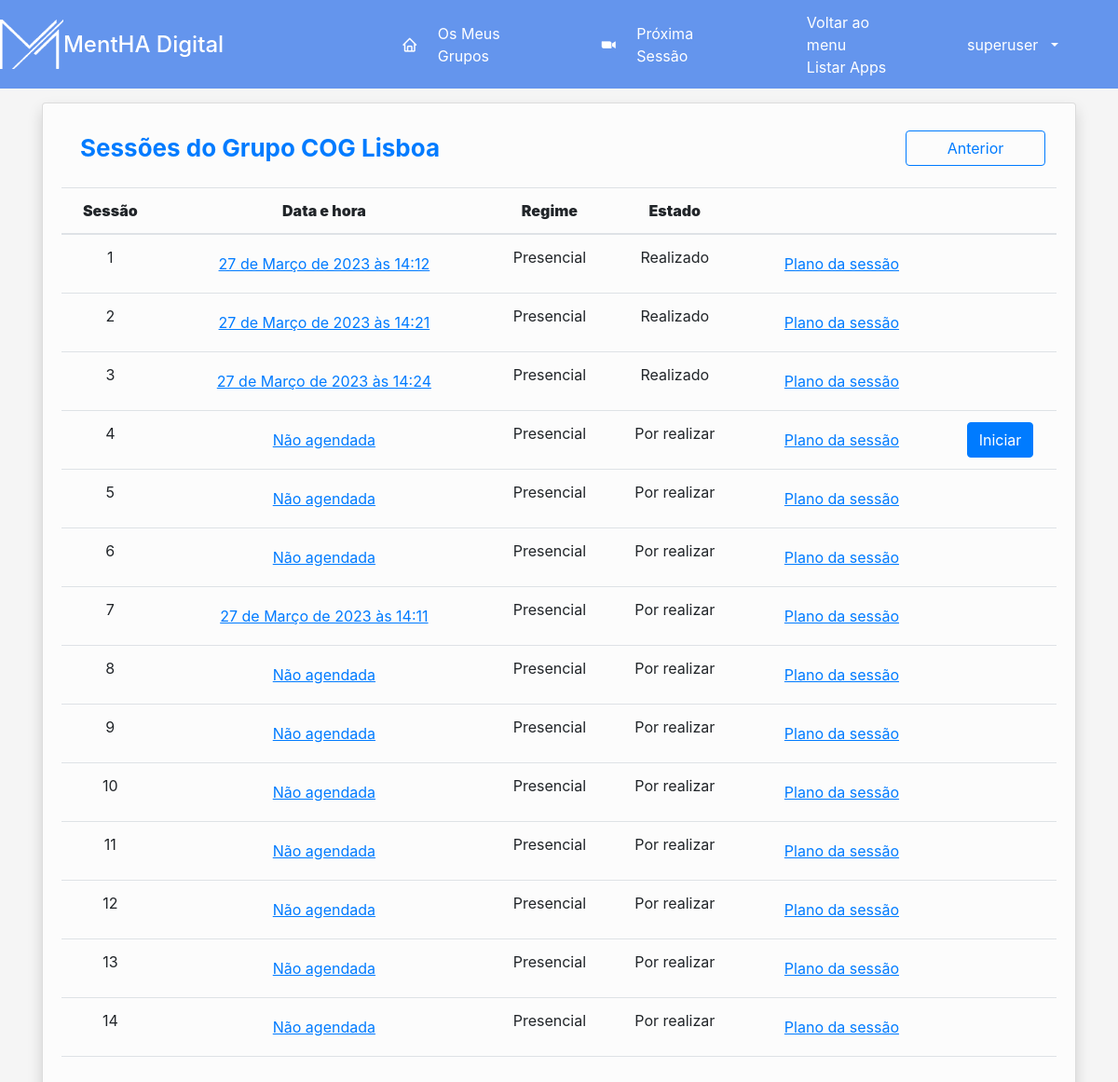
Screenshot of /diario/group_sessions/64 (signed in) with the database file from the repository.
### diario/models.py (models this page shows, shortened)
class Grupo(models.Model):
    opEscolaridade = (
        ("0-4", "0-4"),
        ("5-9", "5-9"),
        ("10-12", "10-12"),
        ("12+", "12+")
    )
    opPrograma = (
        ("CARE", "CARE"),
        ("COG", "COG"),
    )
    nome = models.CharField(max_length=20)
    diagnostico = models.ForeignKey(Doenca, on_delete=models.CASCADE, null=True, blank=True)
    localizacao = models.CharField(max_length=20, default="", null=True, blank=True)
    escolaridade = models.CharField(max_length=20, choices=opEscolaridade, default="", blank=True, null=True)
    referenciacao = models.ForeignKey(Reference, on_delete=models.CASCADE, null=True, blank=True)
    nivelGDS = models.IntegerField(default=0)
    programa = models.CharField(max_length=20, choices=opPrograma, default="CARE", blank=True, null=True)
    def __str__(self):
        return f'{self.nome}'

class SessaoDoGrupo(models.Model):
    PRESENT = 'P'
    ONLINE = 'O'
    MISTO = 'M'
    REGIME = [
        (PRESENT, "Presencial"),
        (ONLINE, "Online"),
        (MISTO, "Misto")
    ]
    PORREALIZAR = 'PR'
    REALIZADO = 'R'
    ESTADO = [
        (PORREALIZAR, "Por realizar"),
        (REALIZADO, "Realizado"),
    ]
    grupo = models.ForeignKey(Grupo, on_delete=models.CASCADE, blank=True)
    regime = models.CharField(max_length=20, choices=REGIME, null=True, blank=True, default=PRESENT)
    estado = models.CharField(max_length=20, choices=ESTADO, null=True, blank=True, default=PORREALIZAR)
    data = models.DateTimeField(null=True)
    inicio = models.DateTimeField(null=True, blank=True)
    fim = models.DateTimeField(null=True, blank=True)
    concluido = models.BooleanField(default=False)
    sessao = models.ForeignKey(Sessao, on_delete=models.CASCADE, blank=True, null=True, related_name='sessoes')
    parte_ativa = models.ForeignKey(Parte_Exercicio, models.CASCADE, blank=True, null=True, related_name='sessoes')

class Sessao(models.Model):
    PRESENT = 'P'
    ONLINE = 'O'
    MISTO = 'M'
    REGIME = [
        (PRESENT, "Presencial"),
        (ONLINE, "Online"),
        (MISTO, "Misto")
    ]
    PORREALIZAR = 'PR'
    REALIZADO = 'R'
    ESTADO = [
        (PORREALIZAR, "Por realizar"),
        (REALIZADO, "Realizado"),
    ]
    opPrograma = (
        ("CARE", "CARE"),
        ("COG", "COG"),
    )
    nome = models.CharField(max_length=100, blank = True)
    numeroSessao = models.IntegerField(null=True, blank=True)
    tema = models.TextField(max_length=1000, null=True, blank=True)
    dinamizadores = models.CharField(max_length=1000, null=True, blank=True)
    componentes = models.CharField(max_length=1000, null=True, blank=True)
    instrumentoAvaliacao = models.TextField(max_length=1000, null=True, blank=True)
    programa = models.CharField(max_length=20, choices=opPrograma, default="CARE", blank=True, null=True)

### diario/decorators.py (the view)
        def wrapper(request, *args, **kwargs):
            if request.user.groups.filter(name__in=groups).exists() or 'Todos' in groups:
                return function(request, *args, **kwargs)
            else:
                raise Http404

### diario/views.py (called while the page is built)
@login_required(login_url='diario:login')
@check_user_able_to_see_page('Todos')
def group_sessions(request, grupo_id):
    sessoes_do_grupo = SessaoDoGrupo.objects.filter(grupo=grupo_id)
    sessoes = Sessao.objects.all()
    grupo = Grupo.objects.get(id=grupo_id)
    for sessao in sessoes_do_grupo:
        if sessao.estado == 'PR':
            proxima_sessao = sessao.id
            break
    else:
        proxima_sessao = -1
    contexto = {
        'sessoes_do_grupo': sessoes_do_grupo,
        'grupo': grupo,
        'proxima_sessao': proxima_sessao
    }
    return render(request, "diario/group_sessions.html", contexto)

### diario/templates/diario/group_sessions.html (shortened to what this page needs)
{% extends 'diario/base.html' %}
{% load static %}
{% block main %}
<div class="container-fluid" style="margin-top:15px">
    <div class="container ">
        <div class="card shadow">
            <div class="card-body">
            <div class="titulo">
        <div class="card-body" style="padding: 8px">
            <p class="text-primary m-0 fw-bold"
                style="margin: 5px; font-size: 26px">Sessões do
                Grupo {{ grupo }}</p>
        </div>
        <form action="{% url 'diario:grupo_details' grupo.id %}">
            <button type="submit" class="btn btn-outline-primary" style="width: 150px">
                Anterior
            </button>
        </form>
    </div>
            <div class="table-responsive" style="margin-top:15px">
                <table class="table table-hover">
                    <thead>
                    <tr>
                        <th style="text-align: center;"><strong>Sessão</strong></th>
                        <th style="text-align: center;"><strong>Data e hora</strong></th>
                        <th style="text-align: center;"><strong>Regime</strong></th>
                        <th style="text-align: center;"><strong>Estado</strong></th>
                        <th style="text-align: center;"></th>
                        <th style="text-align: center;"></th>
                    </tr>
                    </thead>
                    <tbody>
                    {% for sessao_do_grupo in sessoes_do_grupo %}
                    <tr>
                        <td style="text-align: center;">{{ sessao_do_grupo.sessao.numeroSessao }}
                        </td>
                        <td style="text-align: center;">
                            <a href="{% url 'diario:changeDate' sessao_do_grupo.sessao.id grupo.id %}">
                                {% if sessao_do_grupo.data == None %}
                                <button class="btn btn-link">
                                    Não agendada
                                </button>
                                {% else %}
                                <button class="btn btn-link">
                                    {{ sessao_do_grupo.data }}
                                </button>
                            </a>
                            {% endif %}
                        </td>
                        <td style="text-align: center;">{% if sessao_do_grupo.regime == 'P' %}
                            Presencial
                            {% endif %}
                        </td>
                        <td style="text-align: center;">{% if sessao_do_grupo.estado == 'PR' %}
                            Por realizar
                            {% endif %}
                            {% if sessao_do_grupo.estado == 'R' %}
                            Realizado
                            {% endif %}
                        </td>
                        <td style="text-align: center;">
                            <a href="{% url 'diario:sessao' sessao_do_grupo.id grupo.id %}">
                                <button class="btn btn-link">Plano da sessão</button>
                            </a>
                        </td>
                        <td style="text-align: center;">
                            {% if sessao_do_grupo.id == proxima_sessao %}
                            <form action="{% url 'diario:presencas_sessao' sessao_do_grupo.id %}">
                                <button class="btn btn-primary">Iniciar</button>
                            </form>
                            {% endif %}
                        </td>
                    </tr>
                    {% endfor %}
                    </tbody>
                </table>
            </div>
        </div>
    </div>
</div>
{% endblock %}

### diario/templates/diario/base.html (shortened to what this page needs)
<!DOCTYPE html>
{% load static %}
<html lang="pt">
<head>
    <link href="https://cdn.jsdelivr.net/npm/bootstrap@5.2.0/dist/css/bootstrap.min.css" rel="stylesheet"
>
    <link href='https://unpkg.com/boxicons@2.0.7/css/boxicons.min.css' rel='stylesheet'>
    <link rel="stylesheet" href="https://cdn.jsdelivr.net/npm/bootstrap@4.0.0/dist/css/bootstrap.min.css">
    <link href="{% static 'diario/style.css'%}?{% now 'U' %}" rel="stylesheet">
</head>
<body id="layout">
    <div class="sidebar">
        <div class="logo-details">
            <img src="{% static 'diario/img/mentha-logo.png' %}" alt=""
                 style="width:20%;">
            <span class="logo_name">MentHA Digital</span>
        </div>
            <div class="nav-links max-left">
                <a href="{% url 'diario:dashboard_Care' %}" class="active">
                    <i class="bx bx-home"></i>
                    <span class="links_name">Os Meus Grupos</span>
                </a>
            </div>
            <div class="nav-links">
                {% block menu %}
                <a href="{% url 'diario:nextSession' %}">
                    <i class='bx bxl-zoom'></i>
                    <span class="links_name">Próxima Sessão</span>
                </a>
                {% endblock %}
            </div>
      <div class="nav-links">
          <div onclick="listar_apps()">Voltar ao menu</div>
          <div id="listar-apps" >Listar Apps</div>
      </div>
            <div class="profile-details nav-links">
                    <a class="nav-link dropdown-toggle" href="#" role="button" data-bs-toggle="dropdown"
                    aria-expanded="false">
                        <span class="admin_name">{{ request.user }}</span>
                    </a>
            </div>
    </div>
    <div id="content">
        {% block main %}
        {% endblock main %}
    </div>
</body>
</html>

### diario/static/diario/style.css (style rules this page uses)
#layout { background-color: rgba(0, 0, 0, 0.04); }
.card { background-color: rgba(255, 255, 255, 0.65); }
#content { display:flex; flex-direction: row; align-items: flex-start; justify-content: center; }
#layout { display: grid; grid-template-columns: 1fr; grid-template-rows: 95px 1fr; }
.sidebar { display: flex; flex-direction: row; height: 100%; background: cornflowerblue; transition: all 0.5s ease; align-items: center; gap: 35px; }
.nav-links { color: white; }
.container-fluid { max-width: 120ch; }
.sidebar .nav-links a { height: 100%; width: 100%; display: flex; align-items: center; text-decoration: none; transition: all 0.4s ease; }
.sidebar .nav-links i { min-width: 60px; text-align: center; font-size: 18px; }
.sidebar .logo-details { height: 80px; display: flex; align-items: center; }
.profile-details { display: flex; align-items: center; border-radius: 6px; height: 50px; min-width: 190px; padding: 0 15px 0 2px; }
.profile-details .admin_name { margin: 0 10px; white-space: nowrap; }
.sidebar a:link, .sidebar a:visited { color: white; background-color: transparent; text-decoration: none; }
.max-left { margin-left: auto; }
.sidebar .logo-details .logo_name { color: #fff; font-size: 24px; font-weight: 500; }
body { height: 100vh; }
.titulo { display: flex; flex-direction: row; justify-content: space-between; align-items: center; padding-right: calc(var(--bs-gutter-x) * .5); padding-left: calc(var(--bs-gutter-x) * .5); }
.titulo p { font-size: 26px }

### rows the page displays
Grupo: nome "COG Lisboa"
SessaoDoGrupo: sessao.numeroSessao "1", data "27 de Março de 2023 às 14:12", regime "Presencial", estado "Realizado"
SessaoDoGrupo: sessao.numeroSessao "2", data "27 de Março de 2023 às 14:21", regime "Presencial", estado "Realizado"
SessaoDoGrupo: sessao.numeroSessao "3", data "27 de Março de 2023 às 14:24", regime "Presencial", estado "Realizado"
SessaoDoGrupo: sessao.numeroSessao "4", shows "Não agendada", regime "Presencial", estado "Por realizar", shows "Iniciar"
SessaoDoGrupo: sessao.numeroSessao "5", shows "Não agendada", regime "Presencial", estado "Por realizar"
SessaoDoGrupo: sessao.numeroSessao "6", shows "Não agendada", regime "Presencial", estado "Por realizar"
SessaoDoGrupo: sessao.numeroSessao "7", data "27 de Março de 2023 às 14:11", regime "Presencial", estado "Por realizar"
SessaoDoGrupo: sessao.numeroSessao "8", shows "Não agendada", regime "Presencial", estado "Por realizar"
SessaoDoGrupo: sessao.numeroSessao "9", shows "Não agendada", regime "Presencial", estado "Por realizar"
SessaoDoGrupo: sessao.numeroSessao "10", shows "Não agendada", regime "Presencial", estado "Por realizar"
SessaoDoGrupo: sessao.numeroSessao "11", shows "Não agendada", regime "Presencial", estado "Por realizar"
SessaoDoGrupo: sessao.numeroSessao "12", shows "Não agendada", regime "Presencial", estado "Por realizar"
SessaoDoGrupo: sessao.numeroSessao "13", shows "Não agendada", regime "Presencial", estado "Por realizar"
SessaoDoGrupo: sessao.numeroSessao "14", shows "Não agendada", regime "Presencial", estado "Por realizar"

### other values shown
{{ request.user }} "superuser"
